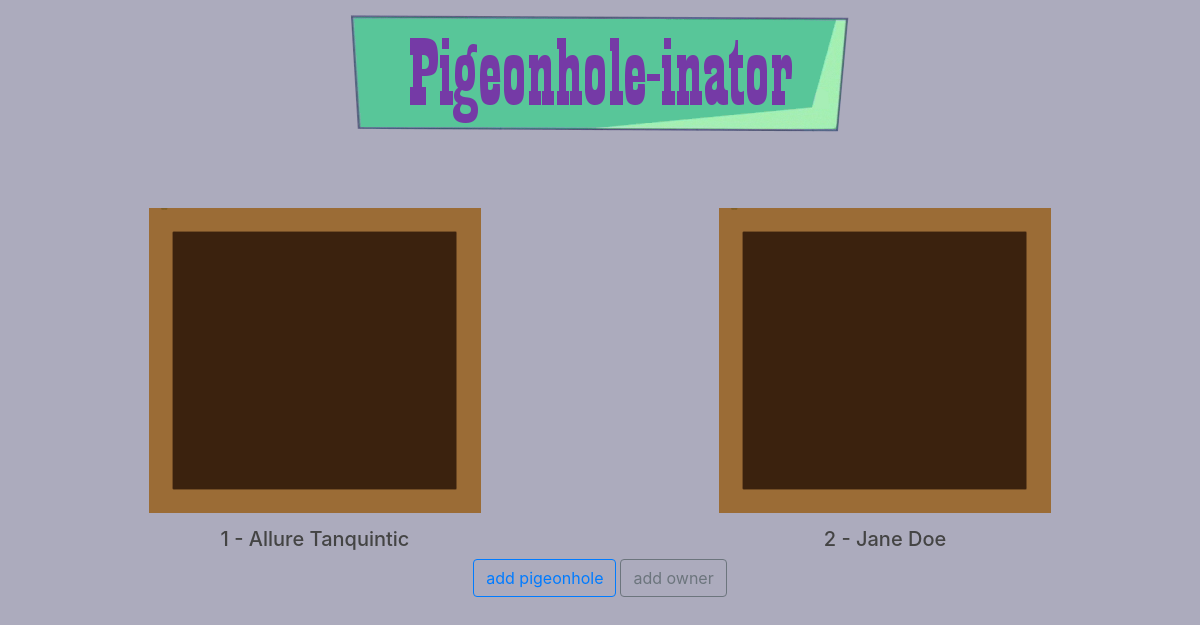
The app's page /, older data.
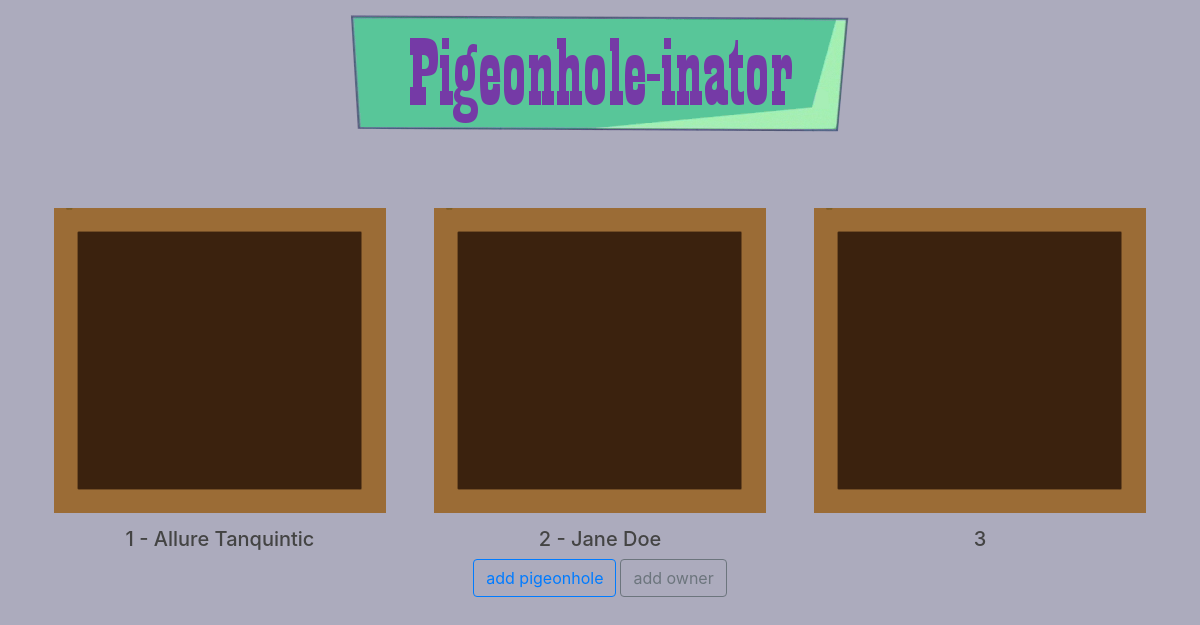
The same page, newer data.
### pigeonhole/models.py (models this page shows, shortened)
class Pigeonhole(models.Model):
	p_number = models.IntegerField('Pigeonhole number')
	item = models.BooleanField(default=False)

class Owner(models.Model):
	name = models.CharField(max_length = 100)
	email = models.EmailField()
	idNo = models.CharField(max_length=10)
	pigeonhole = models.OneToOneField(Pigeonhole, related_name = "owner", on_delete=models.CASCADE)
	def __str__(self):
		return self.name

### pigeonhole/views.py (the view)
# urls.py: path('', views.homepage, name = 'homepage'),
def homepage(request):
	context = {
		'pigeonhole' : Pigeonhole.objects.all().order_by('p_number'),
		'owner': Owner.objects.all(),
	}
	return render(request, 'pigeonhole/home.html', context)

### pigeonhole/templates/pigeonhole/home.html (shortened to what this page needs)
{% extends "pigeonhole/index.html" %}
{% load static %}
{% block content %}
	<div class="container" style="margin-top: 5em; padding-bottom: 2em;">
			{% for ph in pigeonhole %}
			    {% if forloop.first %}<div class="row">{% endif %}
			    <div class="col">
			    	<center>
		            <a class=hole data-toggle="modal" data-target="#ph-item{{ ph.pk }}">
					    <img class="hole" src="{% static 'pigeonhole/hole_one.png' %}" usemap="#hole"/>
					</a>
					<h5>
						{{ ph.p_number }}
						{% if ph.owner %}
							-  {{ph.owner}}
						{% endif %}
					</h5>
					</center>
		        </div>
			    {% if forloop.last %}</div>{% endif %}
			{% endfor %}
			<center>
			<a class="btn btn-outline-primary" href="{% url 'create-pigeonhole' %}">add pigeonhole</a>
			<a class="btn btn-outline-secondary" href = "{% url 'add-owner' %}"> add owner </a>
			</center>
	</div>
{% endblock %}

Row changes from the older to the newer data that the page shows:
added Pigeonhole: p_number "3"
